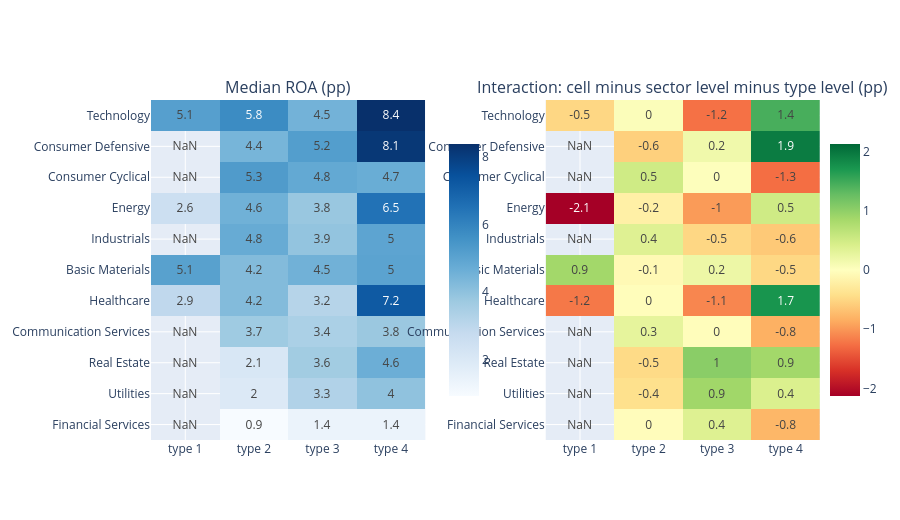

Notebook code cell kept with this figure:
### Markdown cell above
## 2 · ROA by sector and country type
Median ROA (pp) per cell, shown only where the cell has at least 15 company-years from at least 3 countries. The second map removes the sector's overall level and the type's overall level, leaving the **interaction**: green = this sector does better in this type of country than the two averages would predict.

### Code cell
d = fy[(fy.sector != "Unknown")].dropna(subset=["roa_pp", "ctype", "size_rank"]).copy()
d["ctype"] = d.ctype.astype(int)
cell = d.groupby(["sector", "ctype"]).agg(med=("roa_pp", "median"), n=("roa_pp", "size"), countries=("iso3", "nunique"))
cell = cell[(cell.n >= 15) & (cell.countries >= 3)]
sec_med, typ_med, all_med = d.groupby("sector").roa_pp.median(), d.groupby("ctype").roa_pp.median(), d.roa_pp.median()
cell["interaction"] = cell.med - cell.index.get_level_values(0).map(sec_med) - (cell.index.get_level_values(1).map(typ_med) - all_med)
m1 = cell.med.unstack().reindex(sec_med.sort_values().index)
m2 = cell.interaction.unstack().reindex(sec_med.sort_values().index)
fig = make_subplots(rows=1, cols=2, subplot_titles=("Median ROA (pp)", "Interaction: cell minus sector level minus type level (pp)"), horizontal_spacing=0.18)
fig.add_trace(go.Heatmap(z=m1.values, x=[f"type {c}" for c in m1.columns], y=m1.index, colorscale="Blues", text=m1.round(1).values, texttemplate="%{text}", colorbar=dict(x=0.43, len=.8)), row=1, col=1)
fig.add_trace(go.Heatmap(z=m2.values, x=[f"type {c}" for c in m2.columns], y=m2.index, colorscale="RdYlGn", zmid=0, text=m2.round(1).values, texttemplate="%{text}", colorbar=dict(x=1.0, len=.8)), row=1, col=2)
fig.update_layout(height=520); fig.show()
cell.assign(**{"cell": cell.index.map(lambda t: f"{t[0]} / type {t[1]}")}).sort_values("interaction")[["cell", "med", "interaction", "n", "countries"]].round(2).pipe(lambda x: pd.concat([x.head(5), x.tail(5)]))

### Figure 1 — Plotly figure (JSON) as saved in the notebook; plotly's stock layout.template omitted (floating-point values rounded to 4 significant figures)
{"data": [{"colorbar": {"len": 0.8, "x": 0.43}, "colorscale": [[0, "rgb(247,251,255)"], [0.125, "rgb(222,235,247)"], [0.25, "rgb(198,219,239)"], [0.375, "rgb(158,202,225)"], [0.5, "rgb(107,174,214)"], [0.625, "rgb(66,146,198)"], [0.75, "rgb(33,113,181)"], [0.875, "rgb(8,81,156)"], [1, "rgb(8,48,107)"]], "text": [[NaN, 0.9, 1.4, 1.4], [NaN, 2.0, 3.3, 4.0], [NaN, 2.1, 3.6, 4.6], [NaN, 3.7, 3.4, 3.8], [2.9, 4.2, 3.2, 7.2], [5.1, 4.2, 4.5, 5.0], [NaN, 4.8, 3.9, 5.0], [2.6, 4.6, 3.8, 6.5], [NaN, 5.3, 4.8, 4.7], [NaN, 4.4, 5.2, 8.1], [5.1, 5.8, 4.5, 8.4]], "texttemplate": "%{text}", "type": "heatmap", "x": ["type 1", "type 2", "type 3", "type 4"], "xaxis": "x", "y": ["Financial Services", "Utilities", "Real Estate", "Communication Services", "Healthcare", "Basic Materials", "Industrials", "Energy", "Consumer Cyclical", "Consumer Defensive", "Technology"], "yaxis": "y", "z": [[NaN, 0.9429, 1.385, 1.405], [NaN, 1.961, 3.295, 3.978], [NaN, 2.096, 3.645, 4.644], [NaN, 3.693, 3.417, 3.787], [2.949, 4.209, 3.167, 7.174], [5.091, 4.216, 4.542, 5.008], [NaN, 4.755, 3.933, 4.974], [2.553, 4.559, 3.825, 6.473], [NaN, 5.277, 4.832, 4.699], [NaN, 4.435, 5.199, 8.149], [5.138, 5.759, 4.507, 8.366]]}, {"colorbar": {"len": 0.8, "x": 1}, "colorscale": [[0, "rgb(165,0,38)"], [0.1, "rgb(215,48,39)"], [0.2, "rgb(244,109,67)"], [0.3, "rgb(253,174,97)"], [0.4, "rgb(254,224,139)"], [0.5, "rgb(255,255,191)"], [0.6, "rgb(217,239,139)"], [0.7, "rgb(166,217,106)"], [0.8, "rgb(102,189,99)"], [0.9, "rgb(26,152,80)"], [1, "rgb(0,104,55)"]], "text": [[NaN, -0.0, 0.4, -0.8], [NaN, -0.4, 0.9, 0.4], [NaN, -0.5, 1.0, 0.9], [NaN, 0.3, -0.0, -0.8], [-1.2, -0.0, -1.1, 1.7], [0.9, -0.1, 0.2, -0.5], [NaN, 0.4, -0.5, -0.6], [-2.1, -0.2, -1.0, 0.5], [NaN, 0.5, 0.0, -1.3], [NaN, -0.6, 0.2, 1.9], [-0.5, 0.0, -1.2, 1.4]], "texttemplate": "%{text}", "type": "heatmap", "x": ["type 1", "type 2", "type 3", "type 4"], "xaxis": "x2", "y": ["Financial Services", "Utilities", "Real Estate", "Communication Services", "Healthcare", "Basic Materials", "Industrials", "Energy", "Consumer Cyclical", "Consumer Defensive", "Technology"], "yaxis": "y2", "z": [[NaN, -0.03519, 0.3689, -0.7767], [NaN, -0.4118, 0.8847, 0.4016], [NaN, -0.4703, 1.04, 0.8739], [NaN, 0.2827, -0.03082, -0.8261], [-1.208, -0.03013, -1.11, 1.732], [0.8732, -0.08477, 0.2036, -0.4953], [NaN, 0.36, -0.5004, -0.625], [-2.128, -0.2043, -0.9763, 0.5062], [NaN, 0.5085, 0.02551, -1.273], [NaN, -0.5634, 0.1628, 1.947], [-0.4985, 0.03997, -1.25, 1.444]], "zmid": 0}], "layout": {"annotations": [{"font": {"size": 16}, "showarrow": false, "text": "Median ROA (pp)", "x": 0.205, "xanchor": "center", "xref": "paper", "y": 1, "yanchor": "bottom", "yref": "paper"}, {"font": {"size": 16}, "showarrow": false, "text": "Interaction: cell minus sector level minus type level (pp)", "x": 0.795, "xanchor": "center", "xref": "paper", "y": 1, "yanchor": "bottom", "yref": "paper"}], "height": 520, "xaxis": {"anchor": "y", "domain": [0, 0.41]}, "xaxis2": {"anchor": "y2", "domain": [0.59, 1]}, "yaxis": {"anchor": "x", "domain": [0, 1]}, "yaxis2": {"anchor": "x2", "domain": [0, 1]}}}
